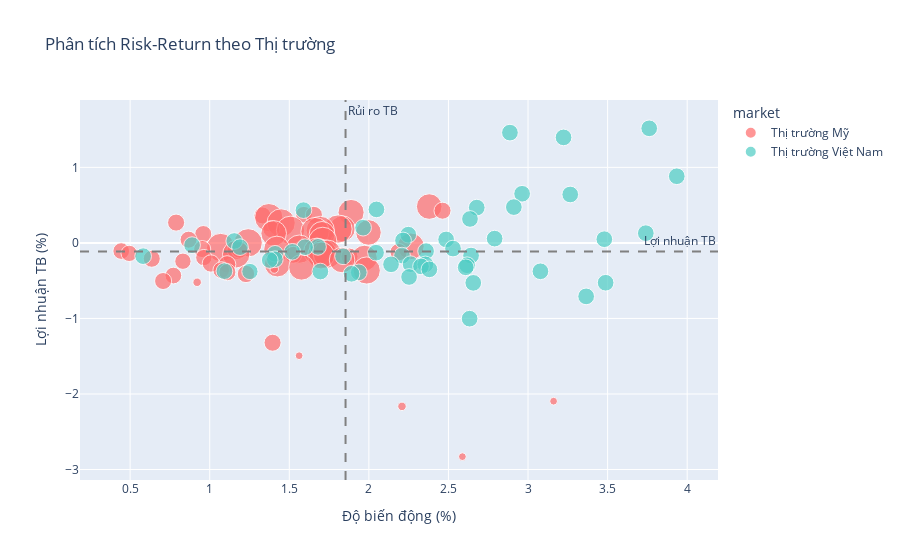

The notebook cell this image was saved under:
### Code cell
# ⚖️ 4. RISK-RETURN ANALYSIS
def get_risk_return_data():
    query = """
    SELECT 
        symbol,
        CASE 
            WHEN source IN ('finnhub', 'alphavantage', 'polygon') THEN 'Thị trường Mỹ'
            WHEN source = 'yahoo' THEN 'Thị trường Việt Nam'
            ELSE 'Khác'
        END as market,
        COUNT(*) as trading_days,
        AVG(daily_return) as avg_return,
        STDDEV(daily_return) as volatility,
        AVG(volume) as avg_volume
    FROM stocks.stocks_daily_all
    WHERE daily_return IS NOT NULL
    GROUP BY symbol, 
        CASE 
            WHEN source IN ('finnhub', 'alphavantage', 'polygon') THEN 'Thị trường Mỹ'
            WHEN source = 'yahoo' THEN 'Thị trường Việt Nam'
            ELSE 'Khác'
        END
    HAVING COUNT(*) >= 5
    ORDER BY market, avg_return DESC
    """
    return pd.read_sql(query, conn)

df_risk_return = get_risk_return_data()

# Scatter plot Risk-Return
fig = px.scatter(df_risk_return, x='volatility', y='avg_return', 
                 color='market', size='trading_days',
                 title='Phân tích Risk-Return theo Thị trường',
                 labels={'volatility': 'Độ biến động (%)', 'avg_return': 'Lợi nhuận TB (%)'},
                 color_discrete_map={'Thị trường Mỹ': '#FF6B6B', 'Thị trường Việt Nam': '#4ECDC4'})

# Thêm đường trung bình
fig.add_hline(y=df_risk_return['avg_return'].mean(), line_dash="dash", line_color="gray",
              annotation_text="Lợi nhuận TB")
fig.add_vline(x=df_risk_return['volatility'].mean(), line_dash="dash", line_color="gray",
              annotation_text="Rủi ro TB")

fig.show()

# Thống kê Risk-Return
print("\n📊 THỐNG KÊ RISK-RETURN:")
stats = df_risk_return.groupby('market').agg({
    'avg_return': ['mean', 'std'],
    'volatility': ['mean', 'std'],
    'symbol': 'count'
}).round(3)
print(stats)

### Figure 1 — Plotly figure (JSON) as saved in the notebook; plotly's stock layout.template omitted (floating-point values rounded to 4 significant figures)
{"data": [{"hovertemplate": "market=Thị trường Mỹ<br>Độ biến động (%)=%{x}<br>Lợi nhuận TB (%)=%{y}<br>trading_days=%{marker.size}<extra></extra>", "legendgroup": "Thị trường Mỹ", "marker": {"color": "#FF6B6B", "size": [54, 24, 56, 23, 24, 24, 66, 24, 66, 55, 66, 24, 66, 66, 66, 54, 54, 24, 55, 24, 66, 66, 59, 66, 24, 66, 56, 34, 23, 22, 23, 59, 25, 22, 65, 66, 62, 24, 60, 24, 22, 55, 24, 54, 22, 25, 56, 25, 54, 6, 23, 61, 24, 25, 23, 24, 6, 24, 5, 5, 6, 5], "sizemode": "area", "sizeref": 0.165, "symbol": "circle"}, "mode": "markers", "name": "Thị trường Mỹ", "orientation": "v", "showlegend": true, "type": "scatter", "x": [2.379, 2.463, 1.888, 1.592, 1.654, 1.331, 1.371, 0.7888, 1.449, 1.833, 1.806, 1.387, 1.508, 1.695, 1.662, 1.997, 1.402, 0.9595, 1.706, 0.8673, 1.71, 1.242, 2.264, 1.069, 0.9527, 1.563, 1.421, 1.172, 1.714, 1.186, 0.4441, 1.674, 2.187, 0.4939, 1.71, 1.739, 1.166, 1.525, 1.699, 1.878, 0.963, 1.972, 0.6358, 1.832, 0.8316, 1.008, 1.425, 1.109, 1.576, 1.405, 1.073, 1.986, 1.111, 1.228, 0.7716, 0.7073, 0.921, 1.395, 1.562, 3.161, 2.208, 2.588], "xaxis": "x", "y": [0.4814, 0.4264, 0.4034, 0.3733, 0.3716, 0.3635, 0.3344, 0.2688, 0.2644, 0.1875, 0.1835, 0.1812, 0.1671, 0.1653, 0.1501, 0.1384, 0.1263, 0.1172, 0.1126, 0.04238, 0.02037, 0.001189, -0.04512, -0.06078, -0.08134, -0.0826, -0.08292, -0.08652, -0.08863, -0.09383, -0.1079, -0.113, -0.1223, -0.1389, -0.1409, -0.1484, -0.1505, -0.1577, -0.1665, -0.1813, -0.1942, -0.2013, -0.2099, -0.2262, -0.2427, -0.2723, -0.2783, -0.2841, -0.3241, -0.3462, -0.3605, -0.3652, -0.3869, -0.411, -0.4322, -0.5046, -0.5212, -1.322, -1.493, -2.095, -2.164, -2.83], "yaxis": "y"}, {"hovertemplate": "market=Thị trường Việt Nam<br>Độ biến động (%)=%{x}<br>Lợi nhuận TB (%)=%{y}<br>trading_days=%{marker.size}<extra></extra>", "legendgroup": "Thị trường Việt Nam", "marker": {"color": "#4ECDC4", "size": [23, 23, 23, 23, 23, 23, 23, 23, 23, 23, 23, 23, 23, 23, 23, 23, 23, 23, 23, 23, 23, 23, 23, 23, 23, 23, 23, 23, 23, 23, 23, 23, 23, 23, 23, 23, 23, 23, 23, 23, 23, 23, 23, 22, 23, 23, 23, 23, 23, 23, 23, 23], "sizemode": "area", "sizeref": 0.165, "symbol": "circle"}, "mode": "markers", "name": "Thị trường Việt Nam", "orientation": "v", "showlegend": true, "type": "scatter", "x": [3.761, 2.886, 3.223, 3.935, 2.963, 3.265, 2.911, 2.678, 2.048, 1.589, 2.635, 1.964, 3.74, 2.248, 2.79, 3.479, 2.485, 2.215, 1.154, 0.8891, 1.68, 1.19, 1.599, 2.529, 2.359, 1.519, 2.045, 1.411, 2.642, 2.208, 0.5817, 1.838, 1.409, 1.377, 2.262, 2.139, 2.355, 2.617, 2.328, 2.608, 2.38, 1.092, 3.078, 1.253, 1.695, 1.937, 1.891, 2.253, 3.488, 2.656, 3.365, 2.633], "xaxis": "x", "y": [1.517, 1.46, 1.397, 0.8825, 0.6506, 0.6409, 0.474, 0.4673, 0.4434, 0.4335, 0.3171, 0.2017, 0.1287, 0.1091, 0.05669, 0.0487, 0.0454, 0.03266, 0.02493, -0.02955, -0.05248, -0.05623, -0.05695, -0.07481, -0.109, -0.118, -0.1294, -0.1444, -0.1673, -0.168, -0.1757, -0.1773, -0.2167, -0.227, -0.2813, -0.2836, -0.2846, -0.2958, -0.3111, -0.323, -0.3502, -0.3742, -0.3759, -0.3788, -0.3792, -0.39, -0.4091, -0.4512, -0.5274, -0.5291, -0.7081, -1.003], "yaxis": "y"}], "layout": {"annotations": [{"showarrow": false, "text": "Lợi nhuận TB", "x": 1, "xanchor": "right", "xref": "x domain", "y": -0.1128, "yanchor": "bottom", "yref": "y"}, {"showarrow": false, "text": "Rủi ro TB", "x": 1.853, "xanchor": "left", "xref": "x", "y": 1, "yanchor": "top", "yref": "y domain"}], "autosize": true, "legend": {"itemsizing": "constant", "title": {"text": "market"}, "tracegroupgap": 0}, "shapes": [{"line": {"color": "gray", "dash": "dash"}, "type": "line", "x0": 0, "x1": 1, "xref": "x domain", "y0": -0.1128, "y1": -0.1128, "yref": "y"}, {"line": {"color": "gray", "dash": "dash"}, "type": "line", "x0": 1.853, "x1": 1.853, "xref": "x", "y0": 0, "y1": 1, "yref": "y domain"}], "title": {"text": "Phân tích Risk-Return theo Thị trường"}, "xaxis": {"anchor": "y", "autorange": true, "domain": [0, 1], "range": [0.2098, 4.169], "title": {"text": "Độ biến động (%)"}, "type": "linear"}, "yaxis": {"anchor": "x", "autorange": true, "domain": [0, 1], "range": [-3.221, 2.054], "title": {"text": "Lợi nhuận TB (%)"}, "type": "linear"}}}
